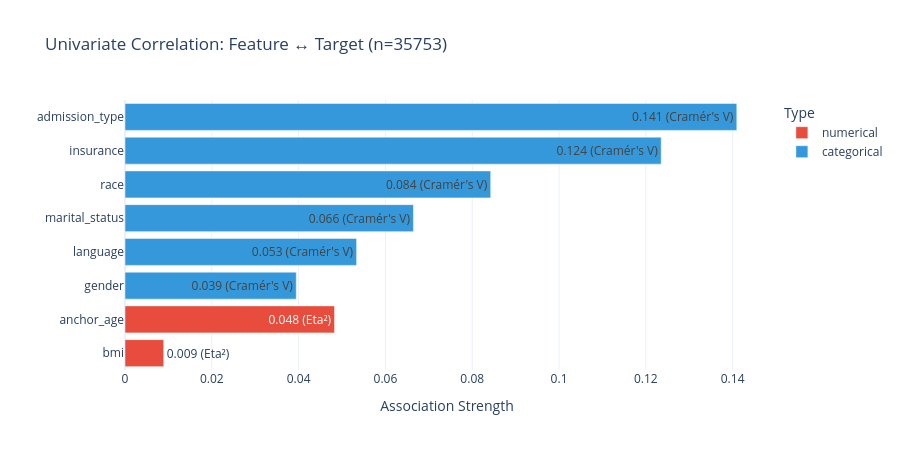

Notebook code cell kept with this figure:
### Markdown cell above
## 8.1 Univariate Correlation (Feature ↔ Target)

### Code cell
# Univariate Correlation: How strongly does each feature alone relate to the target?
from scipy.stats import chi2_contingency

def cramers_v(x, y):
    """Cramér's V: Association for categorical × categorical (0 = none, 1 = perfect)."""
    ct = pd.crosstab(x, y)
    chi2 = chi2_contingency(ct)[0]
    n = len(x)
    min_dim = min(ct.shape) - 1
    if min_dim == 0 or n == 0:
        return 0.0
    return np.sqrt(chi2 / (n * min_dim))

def eta_squared(feature_values, target_values):
    """Eta²: Effect size for numerical × categorical (ANOVA). 0 = none, 1 = perfect."""
    groups = [feature_values[target_values == c].dropna() for c in sorted(target_values.unique())]
    groups = [g for g in groups if len(g) > 0]
    if len(groups) < 2:
        return 0.0
   
    grand_mean = feature_values.dropna().mean()
    ss_between = sum(len(g) * (g.mean() - grand_mean)**2 for g in groups)
    ss_total = ((feature_values.dropna() - grand_mean)**2).sum()
    if ss_total == 0:
        return 0.0
    return ss_between / ss_total

# Compute correlation for each feature
df_val_pd = X_val.copy()
df_val_pd['target'] = y_val

correlation_results = []
for feature in FEATURE_COLS:
    if feature in CAT_COLS:
        corr = cramers_v(df_val_pd[feature], df_val_pd['target'])
        method = "Cramér's V"
    else:
        corr = eta_squared(df_val_pd[feature], df_val_pd['target'])
        method = "Eta²"
    correlation_results.append({
        'Feature': feature,
        'Correlation': corr,
        'Method': method,
        'Type': 'categorical' if feature in CAT_COLS else 'numerical'
    })

df_corr = pd.DataFrame(correlation_results).sort_values('Correlation', ascending=False)

log.info("\nUnivariate Correlation (Feature → Target):\n")
log.info(df_corr.to_string(index=False, float_format='{:.4f}'.format))

# Plot
fig_corr = px.bar(
    df_corr.sort_values('Correlation'),
    x='Correlation', y='Feature', orientation='h',
    color='Type',
    color_discrete_map={'categorical': '#3498db', 'numerical': '#e74c3c'},
    text=df_corr.sort_values('Correlation').apply(
        lambda r: f"{r['Correlation']:.3f} ({r['Method']})", axis=1
    ),
    title=f"Univariate Correlation: Feature ↔ Target (n={len(y_val)})",
    labels={'Correlation': 'Association Strength', 'Feature': ''},
    template='plotly_white'
)
fig_corr.update_layout(height=450)
show_and_save(fig_corr, "correlation_univariate")

### Figure 1 — Plotly figure (JSON) as saved in the notebook; plotly's stock layout.template omitted (floating-point values rounded to 4 significant figures)
{"data": [{"hovertemplate": "Type=numerical<br>Association Strength=%{x}<br>=%{y}<br>text=%{text}<extra></extra>", "legendgroup": "numerical", "marker": {"color": "#e74c3c", "pattern": {"shape": ""}}, "name": "numerical", "orientation": "h", "showlegend": true, "text": ["0.009 (Eta²)", "0.048 (Eta²)"], "textposition": "auto", "type": "bar", "x": [0.008921, 0.04828], "xaxis": "x", "y": ["bmi", "anchor_age"], "yaxis": "y"}, {"hovertemplate": "Type=categorical<br>Association Strength=%{x}<br>=%{y}<br>text=%{text}<extra></extra>", "legendgroup": "categorical", "marker": {"color": "#3498db", "pattern": {"shape": ""}}, "name": "categorical", "orientation": "h", "showlegend": true, "text": ["0.039 (Cramér's V)", "0.053 (Cramér's V)", "0.066 (Cramér's V)", "0.084 (Cramér's V)", "0.124 (Cramér's V)", "0.141 (Cramér's V)"], "textposition": "auto", "type": "bar", "x": [0.03946, 0.05336, 0.06646, 0.08426, 0.1235, 0.141], "xaxis": "x", "y": ["gender", "language", "marital_status", "race", "insurance", "admission_type"], "yaxis": "y"}], "layout": {"barmode": "relative", "height": 450, "legend": {"title": {"text": "Type"}, "tracegroupgap": 0}, "title": {"text": "Univariate Correlation: Feature ↔ Target (n=35753)"}, "xaxis": {"anchor": "y", "domain": [0, 1], "title": {"text": "Association Strength"}}, "yaxis": {"anchor": "x", "domain": [0, 1], "title": {"text": ""}}}}
